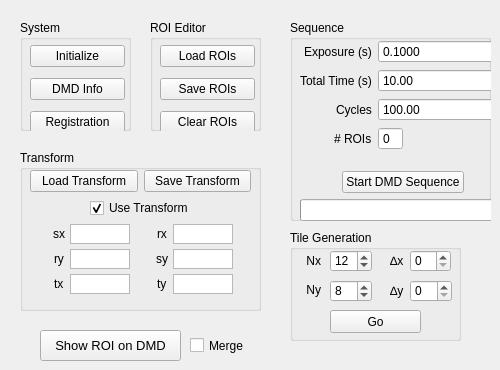
    <widget class="QWidget" name="tab_DMD">
     <attribute name="title">
      <string>DMD</string>
     </attribute>
     <widget class="QPushButton" name="showSinglePatternButton">
      <property name="geometry">
       <rect>
        <x>40</x>
        <y>330</y>
        <width>141</width>
        <height>31</height>
       </rect>
      </property>
      <property name="font">
       <font>
        <pointsize>10</pointsize>
        <weight>50</weight>
        <bold>false</bold>
       </font>
      </property>
      <property name="text">
       <string>Show ROI on DMD</string>
      </property>
     </widget>
     <widget class="QGroupBox" name="dmdBoxSystem">
      <property name="geometry">
       <rect>
        <x>20</x>
        <y>20</y>
        <width>111</width>
        <height>111</height>
       </rect>
      </property>
      <property name="title">
       <string>System</string>
      </property>
      <widget class="QWidget" name="verticalLayoutWidget_7">
       <property name="geometry">
        <rect>
         <x>10</x>
         <y>20</y>
         <width>95</width>
         <height>100</height>
        </rect>
       </property>
       <layout class="QVBoxLayout" name="verticalLayout_10">
        <item>
         <widget class="QPushButton" name="dmdInitializeButton">
          <property name="text">
           <string>Initialize</string>
          </property>
         </widget>
        </item>
        <item>
         <widget class="QPushButton" name="dmdInfoButton">
          <property name="text">
           <string>DMD Info</string>
          </property>
         </widget>
        </item>
        <item>
         <widget class="QPushButton" name="dmdRegistrationButton">
          <property name="text">
           <string>Registration</string>
          </property>
         </widget>
        </item>
       </layout>
      </widget>
     </widget>
     <widget class="QGroupBox" name="dmdBoxTransform">
      <property name="geometry">
       <rect>
        <x>20</x>
        <y>150</y>
        <width>241</width>
        <height>161</height>
       </rect>
      </property>
      <property name="title">
       <string>Transform</string>
      </property>
      <widget class="QWidget" name="verticalLayoutWidget_6">
       <property name="geometry">
        <rect>
         <x>10</x>
         <y>20</y>
         <width>221</width>
         <height>142</height>
        </rect>
       </property>
       <layout class="QVBoxLayout" name="verticalLayout_9">
        <item>
         <layout class="QHBoxLayout" name="horizontalLayout_4">
          <item>
           <widget class="QPushButton" name="loadTransformButton">
            <property name="text">
             <string>Load Transform</string>
            </property>
           </widget>
          </item>
          <item>
           <widget class="QPushButton" name="saveTransformButton">
            <property name="text">
             <string>Save Transform</string>
            </property>
           </widget>
          </item>
         </layout>
        </item>
        <item>
         <layout class="QVBoxLayout" name="verticalLayout_12">
          <property name="leftMargin">
           <number>60</number>
          </property>
          <item>
           <widget class="QCheckBox" name="useTransformCheckbox">
            <property name="layoutDirection">
             <enum>Qt::LeftToRight</enum>
            </property>
            <property name="text">
             <string>Use Transform</string>
            </property>
            <property name="checked">
             <bool>true</bool>
            </property>
           </widget>
          </item>
         </layout>
        </item>
        <item>
         <layout class="QHBoxLayout" name="horizontalLayout_2">
          <property name="spacing">
           <number>5</number>
          </property>
          <property name="leftMargin">
           <number>10</number>
          </property>
          <property name="rightMargin">
           <number>10</number>
          </property>
          <item>
           <layout class="QFormLayout" name="formLayout_5">
            <property name="fieldGrowthPolicy">
             <enum>QFormLayout::AllNonFixedFieldsGrow</enum>
            </property>
            <property name="labelAlignment">
             <set>Qt::AlignCenter</set>
            </property>
            <property name="formAlignment">
             <set>Qt::AlignHCenter|Qt::AlignTop</set>
            </property>
            <property name="horizontalSpacing">
             <number>5</number>
            </property>
            <property name="verticalSpacing">
             <number>5</number>
            </property>
            <item row="0" column="0">
             <widget class="QLabel" name="sxLabel">
              <property name="text">
               <string>sx</string>
              </property>
             </widget>
            </item>
            <item row="0" column="1">
             <widget class="QTextBrowser" name="sxText">
              <property name="sizePolicy">
               <sizepolicy hsizetype="Fixed" vsizetype="Fixed">
                <horstretch>0</horstretch>
                <verstretch>0</verstretch>
               </sizepolicy>
              </property>
              <property name="maximumSize">
               <size>
                <width>60</width>
                <height>20</height>
               </size>
              </property>
              <property name="font">
               <font>
                <pointsize>7</pointsize>
               </font>
              </property>
              <property name="verticalScrollBarPolicy">
               <enum>Qt::ScrollBarAlwaysOff</enum>
              </property>
              <property name="horizontalScrollBarPolicy">
               <enum>Qt::ScrollBarAlwaysOff</enum>
              </property>
              <property name="lineWrapMode">
               <enum>QTextEdit::NoWrap</enum>
              </property>
             </widget>
            </item>
            <item row="1" column="0">
             <widget class="QLabel" name="ryLabel">
              <property name="text">
               <string>ry</string>
              </property>
             </widget>
            </item>
            <item row="1" column="1">
             <widget class="QTextBrowser" name="ryText">
              <property name="sizePolicy">
               <sizepolicy hsizetype="Fixed" vsizetype="Fixed">
                <horstretch>0</horstretch>
                <verstretch>0</verstretch>
               </sizepolicy>
              </property>
              <property name="maximumSize">
               <size>
                <width>60</width>
                <height>20</height>
               </size>
              </property>
              <property name="font">
               <font>
                <pointsize>7</pointsize>
               </font>
              </property>
              <property name="verticalScrollBarPolicy">
               <enum>Qt::ScrollBarAlwaysOff</enum>
              </property>
              <property name="horizontalScrollBarPolicy">
               <enum>Qt::ScrollBarAlwaysOff</enum>
              </property>
              <property name="lineWrapMode">
               <enum>QTextEdit::NoWrap</enum>
              </property>
             </widget>
            </item>
            <item row="2" column="0">
             <widget class="QLabel" name="txLabel">
              <property name="text">
               <string>tx</string>
              </property>
             </widget>
            </item>
            <item row="2" column="1">
             <widget class="QTextBrowser" name="txText">
              <property name="sizePolicy">
               <sizepolicy hsizetype="Fixed" vsizetype="Fixed">
                <horstretch>0</horstretch>
                <verstretch>0</verstretch>
               </sizepolicy>
              </property>
              <property name="maximumSize">
               <size>
                <width>60</width>
                <height>20</height>
               </size>
              </property>
              <property name="font">
               <font>
                <pointsize>7</pointsize>
               </font>
              </property>
              <property name="verticalScrollBarPolicy">
               <enum>Qt::ScrollBarAlwaysOff</enum>
              </property>
              <property name="horizontalScrollBarPolicy">
               <enum>Qt::ScrollBarAlwaysOff</enum>
              </property>
              <property name="lineWrapMode">
               <enum>QTextEdit::NoWrap</enum>
              </property>
             </widget>
            </item>
           </layout>
          </item>
          <item>
           <layout class="QFormLayout" name="formLayout_6">
            <property name="fieldGrowthPolicy">
             <enum>QFormLayout::AllNonFixedFieldsGrow</enum>
            </property>
            <property name="labelAlignment">
             <set>Qt::AlignCenter</set>
            </property>
            <property name="formAlignment">
             <set>Qt::AlignHCenter|Qt::AlignTop</set>
            </property>
            <property name="horizontalSpacing">
             <number>5</number>
            </property>
            <property name="verticalSpacing">
             <number>5</number>
            </property>
            <item row="0" column="0">
             <widget class="QLabel" name="rxLabel">
              <property name="text">
               <string>rx</string>
              </property>
             </widget>
            </item>
            <item row="0" column="1">
             <widget class="QTextBrowser" name="rxText">
              <property name="sizePolicy">
               <sizepolicy hsizetype="Fixed" vsizetype="Fixed">
                <horstretch>0</horstretch>
                <verstretch>0</verstretch>
               </sizepolicy>
              </property>
              <property name="maximumSize">
               <size>
                <width>60</width>
                <height>20</height>
               </size>
              </property>
              <property name="font">
               <font>
                <pointsize>7</pointsize>
               </font>
              </property>
              <property name="verticalScrollBarPolicy">
               <enum>Qt::ScrollBarAlwaysOff</enum>
              </property>
              <property name="horizontalScrollBarPolicy">
               <enum>Qt::ScrollBarAlwaysOff</enum>
              </property>
              <property name="lineWrapMode">
               <enum>QTextEdit::NoWrap</enum>
              </property>
             </widget>
            </item>
            <item row="1" column="0">
             <widget class="QLabel" name="syLabel">
              <property name="text">
               <string>sy</string>
              </property>
             </widget>
            </item>
            <item row="1" column="1">
             <widget class="QTextBrowser" name="syText">
              <property name="sizePolicy">
               <sizepolicy hsizetype="Fixed" vsizetype="Fixed">
                <horstretch>0</horstretch>
                <verstretch>0</verstretch>
               </sizepolicy>
              </property>
              <property name="maximumSize">
               <size>
                <width>60</width>
                <height>20</height>
               </size>
              </property>
              <property name="font">
               <font>
                <pointsize>7</pointsize>
               </font>
              </property>
              <property name="verticalScrollBarPolicy">
               <enum>Qt::ScrollBarAlwaysOff</enum>
              </property>
              <property name="horizontalScrollBarPolicy">
               <enum>Qt::ScrollBarAlwaysOff</enum>
              </property>
              <property name="lineWrapMode">
               <enum>QTextEdit::NoWrap</enum>
              </property>
             </widget>
            </item>
            <item row="2" column="0">
             <widget class="QLabel" name="tyLabel">
              <property name="text">
               <string>ty</string>
              </property>
             </widget>
            </item>
            <item row="2" column="1">
             <widget class="QTextBrowser" name="tyText">
              <property name="sizePolicy">
               <sizepolicy hsizetype="Fixed" vsizetype="Fixed">
                <horstretch>0</horstretch>
                <verstretch>0</verstretch>
               </sizepolicy>
              </property>
              <property name="maximumSize">
               <size>
                <width>60</width>
                <height>20</height>
               </size>
              </property>
              <property name="font">
               <font>
                <pointsize>7</pointsize>
               </font>
              </property>
              <property name="verticalScrollBarPolicy">
               <enum>Qt::ScrollBarAlwaysOff</enum>
              </property>
              <property name="horizontalScrollBarPolicy">
               <enum>Qt::ScrollBarAlwaysOff</enum>
              </property>
              <property name="lineWrapMode">
               <enum>QTextEdit::NoWrap</enum>
              </property>
             </widget>
            </item>
           </layout>
          </item>
         </layout>
        </item>
       </layout>
      </widget>
     </widget>
     <widget class="QGroupBox" name="dmdBoxROI">
      <property name="geometry">
       <rect>
        <x>150</x>
        <y>20</y>
        <width>111</width>
        <height>111</height>
       </rect>
      </property>
      <property name="title">
       <string>ROI Editor</string>
      </property>
      <widget class="QWidget" name="verticalLayoutWidget_8">
       <property name="geometry">
        <rect>
         <x>10</x>
         <y>20</y>
         <width>95</width>
         <height>100</height>
        </rect>
       </property>
       <layout class="QVBoxLayout" name="verticalLayout_8">
        <item>
         <widget class="QPushButton" name="loadROIButton">
          <property name="text">
           <string>Load ROIs</string>
          </property>
         </widget>
        </item>
        <item>
         <widget class="QPushButton" name="saveROIButton">
          <property name="text">
           <string>Save ROIs</string>
          </property>
         </widget>
        </item>
        <item>
         <widget class="QPushButton" name="clearROIButton">
          <property name="text">
           <string>Clear ROIs</string>
          </property>
         </widget>
        </item>
       </layout>
      </widget>
     </widget>
     <widget class="QGroupBox" name="dmdBoxSequence">
      <property name="geometry">
       <rect>
        <x>290</x>
        <y>20</y>
        <width>201</width>
        <height>201</height>
       </rect>
      </property>
      <property name="title">
       <string>Sequence</string>
      </property>
      <widget class="QWidget" name="verticalLayoutWidget_9">
       <property name="geometry">
        <rect>
         <x>10</x>
         <y>20</y>
         <width>207</width>
         <height>181</height>
        </rect>
       </property>
       <layout class="QVBoxLayout" name="verticalLayout_11">
        <item>
         <layout class="QFormLayout" name="formLayout_4">
          <property name="sizeConstraint">
           <enum>QLayout::SetFixedSize</enum>
          </property>
          <property name="fieldGrowthPolicy">
           <enum>QFormLayout::AllNonFixedFieldsGrow</enum>
          </property>
          <property name="labelAlignment">
           <set>Qt::AlignRight|Qt::AlignTop|Qt::AlignTrailing</set>
          </property>
          <property name="formAlignment">
           <set>Qt::AlignLeading|Qt::AlignLeft|Qt::AlignTop</set>
          </property>
          <item row="0" column="0">
           <widget class="QLabel" name="dmdExposureLabel">
            <property name="toolTip">
             <string>Display time for each pattern</string>
            </property>
            <property name="text">
             <string>Exposure (s)</string>
            </property>
           </widget>
          </item>
          <item row="0" column="1">
           <widget class="QDoubleSpinBox" name="dmdExposureSpin">
            <property name="enabled">
             <bool>true</bool>
            </property>
            <property name="toolTip">
             <string>Display time for each pattern</string>
            </property>
            <property name="decimals">
             <number>4</number>
            </property>
            <property name="maximum">
             <double>2.000000000000000</double>
            </property>
            <property name="singleStep">
             <double>0.000000000000000</double>
            </property>
            <property name="value">
             <double>0.100000000000000</double>
            </property>
           </widget>
          </item>
          <item row="1" column="0">
           <widget class="QLabel" name="dmdTotalTimeLabel">
            <property name="toolTip">
             <string>Total running time for DMD</string>
            </property>
            <property name="text">
             <string>Total Time (s)</string>
            </property>
           </widget>
          </item>
          <item row="1" column="1">
           <widget class="QDoubleSpinBox" name="dmdTotalTimeSpin">
            <property name="enabled">
             <bool>true</bool>
            </property>
            <property name="toolTip">
             <string>Total running time for DMD</string>
            </property>
            <property name="maximum">
             <double>1000000000.000000000000000</double>
            </property>
            <property name="value">
             <double>10.000000000000000</double>
            </property>
           </widget>
          </item>
          <item row="2" column="0">
           <widget class="QLabel" name="dmdCycleLabel">
            <property name="toolTip">
             <string>Total running time for DMD</string>
            </property>
            <property name="text">
             <string>Cycles</string>
            </property>
           </widget>
          </item>
          <item row="2" column="1">
           <widget class="QDoubleSpinBox" name="dmdCycleSpin">
            <property name="maximum">
             <double>1000000.000000000000000</double>
            </property>
            <property name="singleStep">
             <double>0.010000000000000</double>
            </property>
            <property name="value">
             <double>100.000000000000000</double>
            </property>
           </widget>
          </item>
          <item row="3" column="1">
           <widget class="QSpinBox" name="dmdROICounter">
            <property name="enabled">
             <bool>true</bool>
            </property>
            <property name="sizePolicy">
             <sizepolicy hsizetype="Fixed" vsizetype="Fixed">
              <horstretch>0</horstretch>
              <verstretch>0</verstretch>
             </sizepolicy>
            </property>
            <property name="readOnly">
             <bool>true</bool>
            </property>
            <property name="buttonSymbols">
             <enum>QAbstractSpinBox::NoButtons</enum>
            </property>
            <property name="maximum">
             <number>96</number>
            </property>
           </widget>
          </item>
          <item row="3" column="0">
           <widget class="QLabel" name="dmdROICounterLabel">
            <property name="text">
             <string># ROIs</string>
            </property>
           </widget>
          </item>
         </layout>
        </item>
        <item>
         <layout class="QHBoxLayout" name="horizontalLayout_5">
          <item>
           <widget class="QPushButton" name="startPatternSequenceButton">
            <property name="sizePolicy">
             <sizepolicy hsizetype="Fixed" vsizetype="Fixed">
              <horstretch>0</horstretch>
              <verstretch>0</verstretch>
             </sizepolicy>
            </property>
            <property name="text">
             <string>Start DMD Sequence</string>
            </property>
           </widget>
          </item>
         </layout>
        </item>
        <item>
         <widget class="QProgressBar" name="dmdProgressBar">
          <property name="value">
           <number>0</number>
          </property>
          <property name="textVisible">
           <bool>false</bool>
          </property>
         </widget>
        </item>
       </layout>
      </widget>
     </widget>
     <widget class="QGroupBox" name="dmdBoxTile">
      <property name="geometry">
       <rect>
        <x>290</x>
        <y>230</y>
        <width>171</width>
        <height>111</height>
       </rect>
      </property>
      <property name="title">
       <string>Tile Generation</string>
      </property>
      <widget class="QPushButton" name="dmdTileButton">
       <property name="enabled">
        <bool>true</bool>
       </property>
       <property name="geometry">
        <rect>
         <x>40</x>
         <y>80</y>
         <width>91</width>
         <height>23</height>
        </rect>
       </property>
       <property name="text">
        <string>Go</string>
       </property>
      </widget>
      <widget class="QSpinBox" name="dmdTileXSpin">
       <property name="geometry">
        <rect>
         <x>40</x>
         <y>20</y>
         <width>42</width>
         <height>22</height>
        </rect>
       </property>
       <property name="minimum">
        <number>1</number>
       </property>
       <property name="maximum">
        <number>96</number>
       </property>
       <property name="value">
        <number>12</number>
       </property>
      </widget>
      <widget class="QSpinBox" name="dmdTileYSpin">
       <property name="geometry">
        <rect>
         <x>40</x>
         <y>50</y>
         <width>42</width>
         <height>22</height>
        </rect>
       </property>
       <property name="minimum">
        <number>1</number>
       </property>
       <property name="maximum">
        <number>96</number>
       </property>
       <property name="value">
        <number>8</number>
       </property>
      </widget>
      <widget class="QLabel" name="dmdTileYLabel">
       <property name="geometry">
        <rect>
         <x>10</x>
         <y>50</y>
         <width>21</width>
         <height>20</height>
        </rect>
       </property>
       <property name="text">
        <string>Ny</string>
       </property>
       <property name="alignment">
        <set>Qt::AlignRight|Qt::AlignTrailing|Qt::AlignVCenter</set>
       </property>
      </widget>
      <widget class="QLabel" name="dmdTileXLabel">
       <property name="geometry">
        <rect>
         <x>10</x>
         <y>20</y>
         <width>21</width>
         <height>21</height>
        </rect>
       </property>
       <property name="text">
        <string>Nx</string>
       </property>
       <property name="alignment">
        <set>Qt::AlignRight|Qt::AlignTrailing|Qt::AlignVCenter</set>
       </property>
      </widget>
      <widget class="QSpinBox" name="dmdTileXGapSpin">
       <property name="geometry">
        <rect>
         <x>120</x>
         <y>20</y>
         <width>41</width>
         <height>22</height>
        </rect>
       </property>
       <property name="maximum">
        <number>999</number>
       </property>
      </widget>
      <widget class="QSpinBox" name="dmdTileYGapSpin">
       <property name="geometry">
        <rect>
         <x>120</x>
         <y>50</y>
         <width>42</width>
         <height>22</height>
        </rect>
       </property>
       <property name="maximum">
        <number>999</number>
       </property>
      </widget>
      <widget class="QLabel" name="dmdTileXGapSpinLabel">
       <property name="geometry">
        <rect>
         <x>100</x>
         <y>20</y>
         <width>21</width>
         <height>21</height>
        </rect>
       </property>
       <property name="text">
        <string>∆x</string>
       </property>
      </widget>
      <widget class="QLabel" name="dmdTileYGapSpinLabel">
       <property name="geometry">
        <rect>
         <x>100</x>
         <y>50</y>
         <width>21</width>
         <height>21</height>
        </rect>
       </property>
       <property name="text">
        <string>∆y</string>
       </property>
      </widget>
     </widget>
     <widget class="QCheckBox" name="dmdMergeCheckbox">
      <property name="geometry">
       <rect>
        <x>190</x>
        <y>330</y>
        <width>70</width>
        <height>31</height>
       </rect>
      </property>
      <property name="toolTip">
       <string>Merge all ROIs together for projection</string>
      </property>
      <property name="text">
       <string>Merge</string>
      </property>
     </widget>
    </widget>
